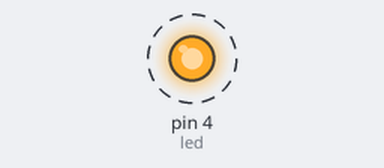
Bench run of a sketch on a simulated Arduino Uno, built with avr-gcc and run on an emulated ATmega328P. On the bench: output pins drawn as LEDs (lit = HIGH). Dashed ring = blinking. What the sketch prints to the serial monitor is not drawn.

Above: at 0.2 s.
Timing chart, 0 to 3.0 s (numbered marks = the images above):
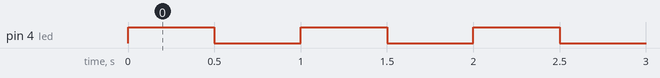

The sketch:

increase_interrupt_sources.ino
```cpp
/* When you want to increase No. interrupts in uC
  you can use interrupt change pin , there are three banks
  each of them contain a group of pins , if you Enable Int_change
  for any - or all of them , when state of any of them changed :
  ISR will occure .
  So Arduino Uno interrupts = 2 + 3 = 5
   by : Mohammed Sayed hemed
*/
const byte led = 4 ;
void setup() {
 pinMode (led,OUTPUT);
 Serial.begin(9600);
 bitSet (PCICR, PCIE2);       // enable pin change interrupt bank 2
 bitSet (PCMSK2, PCINT20);   // enable pin change interrupt on PCINT20/D4

}

void loop() {
  digitalWrite(led,!digitalRead(4)) ;
  delay (500) ;
  }
/* Every bank has ISR 0:2 = 3 banks */
ISR(PCINT2_vect) {
if(digitalRead(led) == HIGH) {
Serial.println("LED is on");
} else {
Serial.println("LED is off");
}
}
```

Measured:
- by itself, pin 4 (led): alternates HIGH for 0.50 s and LOW for 0.50 s
